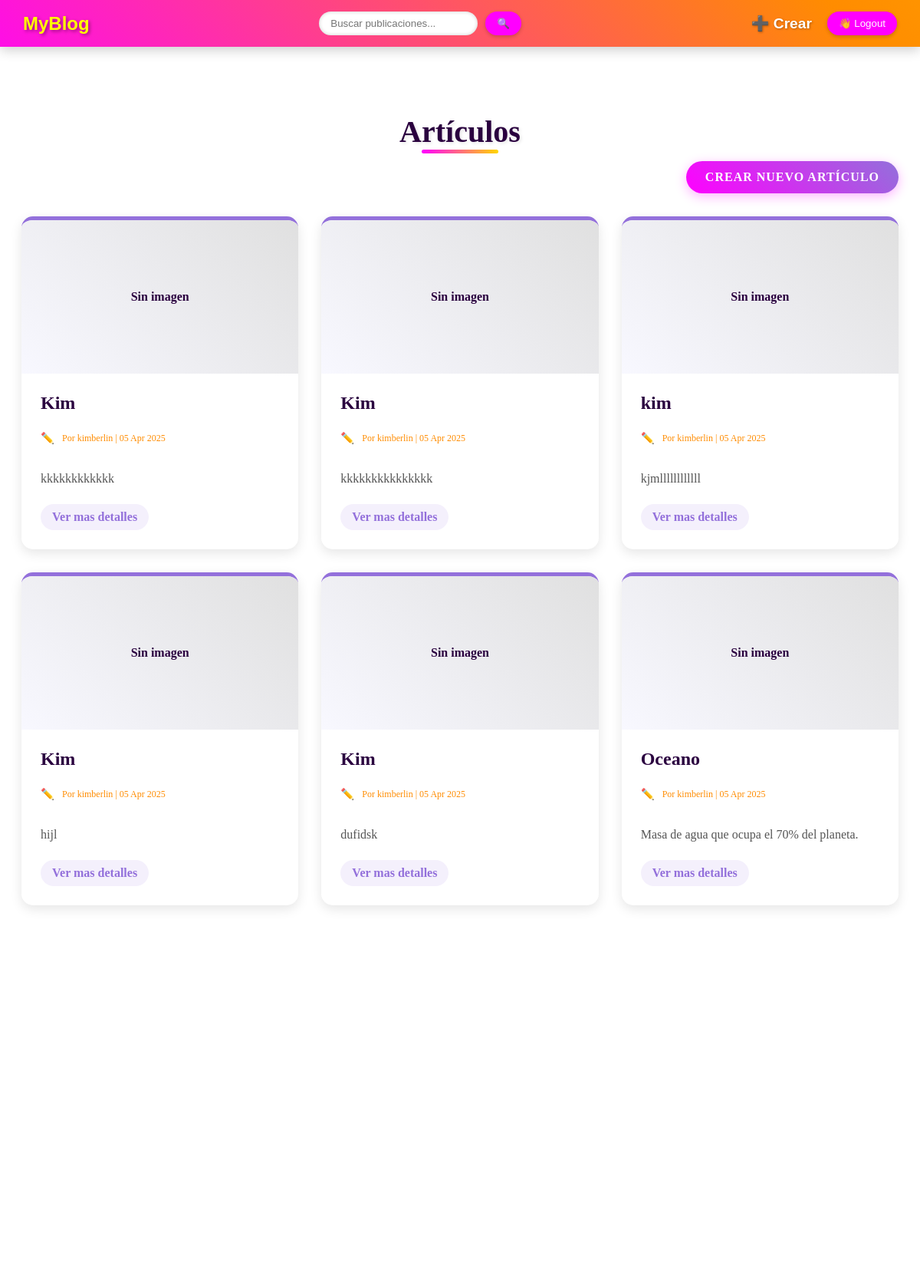
Before: /post with the older database file.
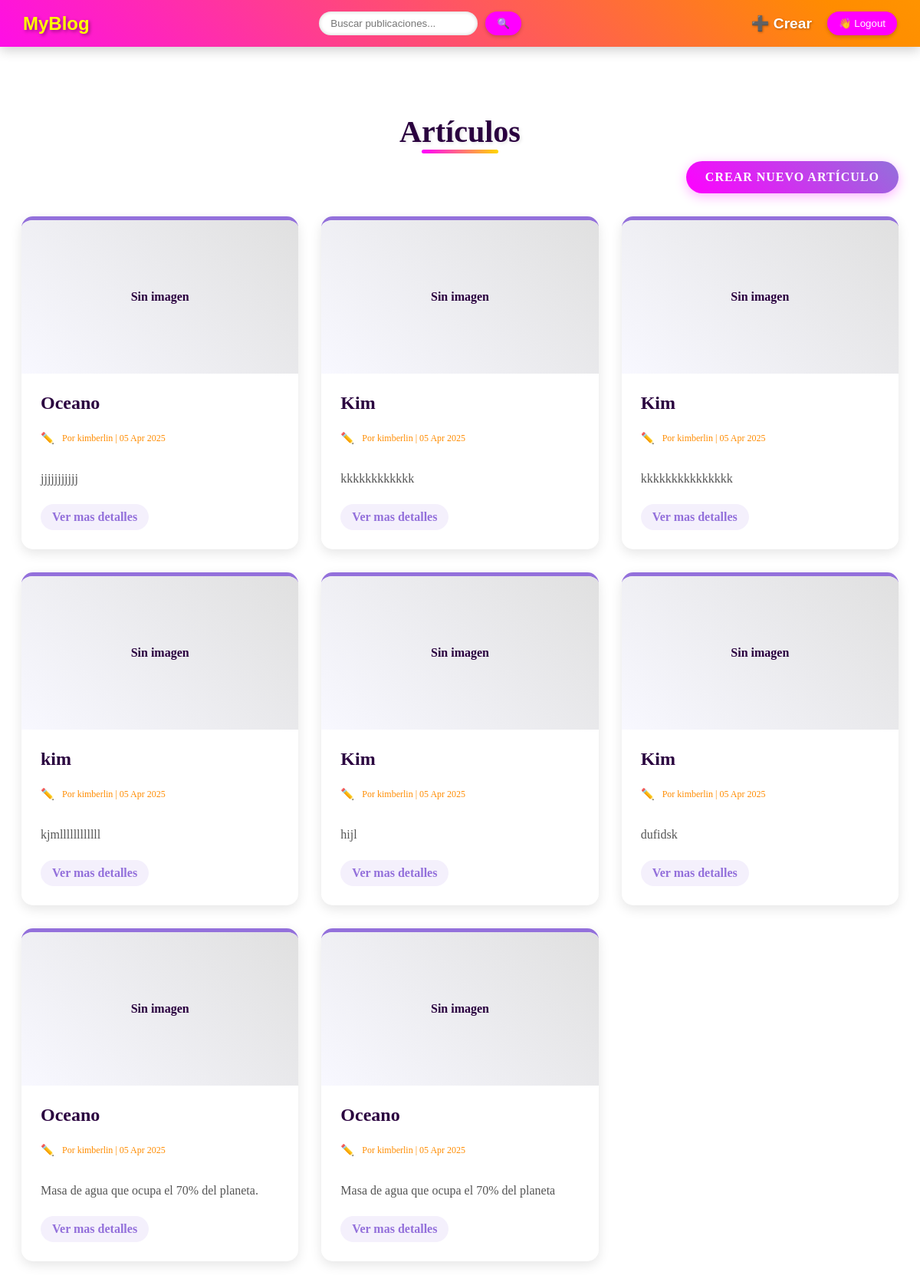
After: the same page with the newer database file.
### post/models.py (models this page shows, shortened)
class Articulo(models.Model):
    titulo = models.CharField(max_length=200, verbose_name="Título")
    descripcion = models.TextField(verbose_name="Descripción")
    imagen = models.ImageField(upload_to='static/upload_images', verbose_name="Imagen", null=True, blank=True)
    author = models.ForeignKey(get_user_model(), on_delete=models.CASCADE, verbose_name="Autor")
    fecha_creacion = models.DateTimeField(default=timezone.now, verbose_name="Fecha de creación")
    class Meta:
        verbose_name = "Artículo"
        verbose_name_plural = "Artículos"
        ordering = ['-fecha_creacion']

### post/views.py (the view)
# urls.py: path('', PostListView.as_view(), name='post_list'),  # URL para la lista de artículos
class PostListView (ListView):
    template_name = 'post_list.html'
    model = Articulo
    context_object_name = 'lista'  # Nombre del contexto para la lista de artículos

### templates/post_list.html (shortened to what this page needs)
{% extends 'includes/navbar.html' %}
{% block content %}
{% load static %}
<!DOCTYPE html>
<html lang="es">
<head>
    <link rel="stylesheet" href="{% static 'css/post_list.css' %}">
</head>
<body>
    <div class="articles-container">
        <div class="page-header">
            <h1 class="page-title">Artículos</h1>
            <div class="create-button-container text-right">
                <a href="{% url 'post_create' %}" class="create-btn">
                    Crear Nuevo Artículo
                </a>
            </div>
        </div>
        <div class="article-list">
            {% for articulo in lista %}
            <div class="article-card">
                <div class="article-image-container">
                    {% if articulo.imagen %}
                    <img src="{{ articulo.imagen.url }}" alt="{{ articulo.titulo }}" class="article-image">
                    {% else %}
                    <div class="no-image">
                        <span>Sin imagen</span>
                    </div>
                    {% endif %}
                </div>
                <div class="article-content">
                    <h2 class="article-title">{{ articulo.titulo }}</h2>
                    <p class="article-meta">
                        <small>
                            Por {{ articulo.author.username }} | {{ articulo.fecha_creacion|date:"d M Y" }}
                        </small>
                    </p>
                    <p class="article-description">{{ articulo.descripcion|truncatewords:20 }}</p>
                    <a href="{% url 'post_read' articulo.pk %}" class="read-more">Ver mas detalles</a>
                </div>
            </div>
            {% empty %}
            <div class="empty-state">
                <h3>No hay artículos disponibles</h3>
                <p>Crea el primer artículo haciendo clic en el botón superior</p>
            </div>
            {% endfor %}
        </div>
    </div>
</body>
</html>
{% endblock %}

Changed rows visible on the page:
added Articulo: imagen "Sin imagen", titulo "Oceano", author.username "kimberlin", fecha_creacion "05 Apr 2025", descripcion "jjjjjjjjjjj"
now on this page (row unchanged): Articulo: imagen "Sin imagen", titulo "Oceano", author.username "kimberlin", fecha_creacion "05 Apr 2025", descripcion "Masa de agua que ocupa el 70% del planeta"
